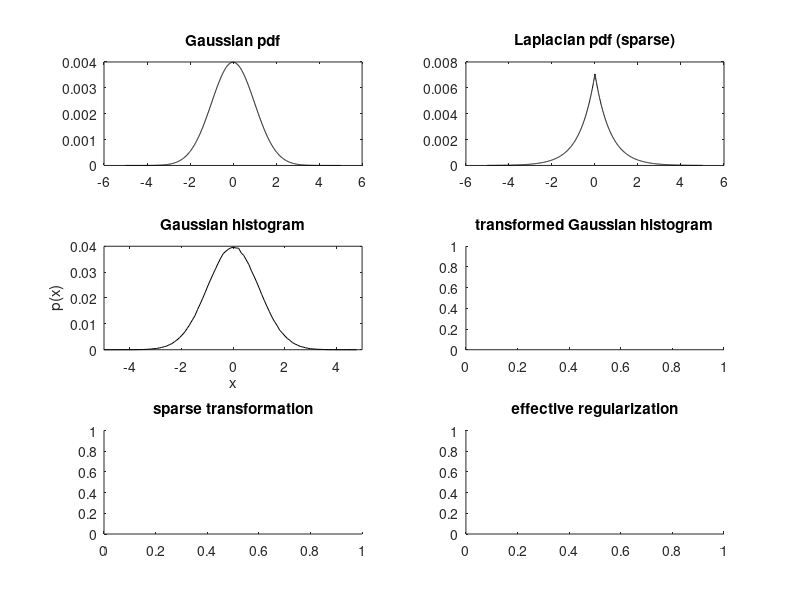

Here is the MATLAB script that generated this plot: (Note: this script raises an error after producing the figure.)
function demo_sparsePriors
% demonstrates how to implement sparse priors with VBA
% The trick is to use a continuous transform of GLM parameters, such that
% Gaussian priors are mapped onto fat-tailed distributions. More precisely,
% the "sparsify transformation" is a signed quadratic mapping (see
% sparseTransform.m). Under this transform, the priors become close to a
% Lapacian density, and the parameter VB-estimate should mimick a L1-norm
% (i.e. "lasso") estimator.
% Note: using such "sparse transformation" makes the native GLM model
% non-linear, which implies potential local minima.

% 0- look at the qualitative properties of the "sparse" transformation 
mu = 0;
v = 1;
hf = figure('color',[1 1 1]);
gx = -5:1e-2:5;
pg = exp(-0.5*(gx-mu).^2/v);
pg = pg./sum(pg);
ps = exp(-abs(gx-mu)/(sqrt(v/2)));
ps = ps./sum(ps);
ha = subplot(3,2,1,'parent',hf);
plot(ha,gx,pg,'k')
title(ha,'Gaussian pdf')
ha = subplot(3,2,2,'parent',hf);
plot(ha,gx,ps,'k')
title(ha,'Laplacian pdf (sparse)')

N = 1e6;
X = mu + sqrt(v)*randn(N,1);
[n,x] = hist(X,1e2);
n = n./sum(n);
ha = subplot(3,2,3,'parent',hf);
plot(ha,x,n,'k')
set(ha,'xlim',[min(gx),max(gx)])
title(ha,'Gaussian histogram')
xlabel(ha,'x')
ylabel(ha,'p(x)')
ha = subplot(3,2,4,'parent',hf,'nextplot','add');
title(ha,'transformed Gaussian histogram')
ha2 = subplot(3,2,5,'parent',hf,'nextplot','add');
title(ha2,'sparse transformation')
ha3 = subplot(3,2,6,'parent',hf,'nextplot','add');
title(ha3,'effective regularization')
gp = [1e-1,0.25,1,10];
str = cell(length(gp),1);
col = 'brgm';
for i=1:length(gp)
    SX = VBA_sparsifyPrior (X, log(2), gp(i));
%     SX = normalize(SX);
    [n,x] = hist(SX,1e2);
    n = n./sum(n);
    plot(ha,x,n,col(i))
    str{i} = ['P=',num2str(gp(i))];
    sgx = VBA_sparsifyPrior (gx, log(2), gp(i));
    plot(ha2,gx,sgx,col(i))
    plot(ha3,x,-log(n),col(i))
end
set(ha,'xlim',[min(gx),max(gx)])
legend(ha,str)
legend(ha2,str)
xlabel(ha,'s(x)')
ylabel(ha,'p(s(x))')
xlabel(ha2,'x')
ylabel(ha2,'s(x)')
subgx = gx(1:1e2:end);
plot(ha2,subgx(subgx>=0),subgx(subgx>=0).^2,'k.')
plot(ha2,subgx(subgx<=0),-subgx(subgx<=0).^2,'k.')
plot(ha3,subgx(subgx>=0).^2,subgx(subgx>=0).^2,'k.')
plot(ha3,-subgx(subgx<=0).^2,subgx(subgx<=0).^2,'k.')

VBA_getSubplots ();

% 1- simulate "sparse" GLM and invert
p = 32;
n = 64;
sigma = 1;
A = randn(p,n);
phi1 = VBA_sparsifyPrior(X(randperm(n)));

y1 = A*phi1 + sqrt(sigma.^-1)*randn(p,1);

dims.n = 0;
dims.n_theta = 0;
dims.n_phi = n;
options.inG.X = A;
% options.priors.muPhi = 1e-2*ones(n,1);
options.checkGrads = 0;
[posterior,out] = VBA_NLStateSpaceModel(y1,[],[],@g_GLMsparse,dims,options);
set(gcf,'tag','dummy','name','"sparse" sim, "sparse" priors')
hf = figure('color',[1 1 1],'name','estimation accuracy');
ha = subplot(2,3,1,'parent',hf,'nextplot','add');
plot(ha,phi1, VBA_sparsifyPrior (posterior.muPhi),'k.')
tmp = corrcoef(phi1, VBA_sparsifyPrior(posterior.muPhi));
r = tmp(2,1);
plot(ha,[min(phi1),max(phi1)],[min(phi1),max(phi1)],'r')
title(ha,['sparse sim, sparse priors, F=',num2str(out.F),' ,r=',num2str(r)])
xlabel(ha,'simulated')
ylabel(ha,'estimated')

[posterior2,out2] = VBA_NLStateSpaceModel(y1,[],[],@g_GLM,dims,options);
set(gcf,'tag','dummy','name','"sparse" sim, Gaussian priors')
ha = subplot(2,3,2,'parent',hf,'nextplot','add');
plot(ha,phi1,posterior2.muPhi,'k.')
tmp = corrcoef(phi1,posterior2.muPhi);
r = tmp(2,1);
plot(ha,[min(phi1),max(phi1)],[min(phi1),max(phi1)],'r')
title(ha,['sparse sim, Gaussian priors, F=',num2str(out2.F),' ,r=',num2str(r)])
xlabel(ha,'simulated')
ylabel(ha,'estimated')

% dims.n_phi = dims.n_phi + 1;
% options.checkGrads = 0;
% [posterior2,out2] = VBA_NLStateSpaceModel(y1,[],[],@g_GLMsparse2,dims,options);
% set(gcf,'tag','dummy','name','"sparse" sim, Gaussian priors')
% ha = subplot(2,3,3,'parent',hf,'nextplot','add');
% plot(ha,phi1,posterior2.muPhi(1:end-1),'k.')
% tmp = corrcoef(phi1,posterior2.muPhi(1:end-1));
% r = tmp(2,1);
% plot(ha,[min(phi1),max(phi1)],[min(phi1),max(phi1)],'r')
% title(ha,['sparse sim, adaptive priors, F=',num2str(out2.F),' ,r=',num2str(r)])
% xlabel(ha,'simulated')
% ylabel(ha,'estimated')

phi_pi = pinv(A'*A)*A'*y1;
ha = subplot(2,3,3,'parent',hf,'nextplot','add');
plot(ha,phi1,phi_pi,'k.')
tmp = corrcoef(phi1,phi_pi);
r = tmp(2,1);
plot(ha,[min(phi1),max(phi1)],[min(phi1),max(phi1)],'r')
title(ha,['sparse sim, pseudo-inverse',' ,r=',num2str(r)])
xlabel(ha,'simulated')
ylabel(ha,'estimated')


% 2- simulate Gaussian GLM and invert
phi2 = X(randperm(n));
y2 = A*phi2 + sqrt(sigma.^-1)*randn(p,1);

[posterior,out] = VBA_NLStateSpaceModel(y2,[],[],@g_GLMsparse,dims,options);
set(gcf,'tag','dummy','name','Gaussian sim, "sparse" priors')
ha = subplot(2,3,4,'parent',hf,'nextplot','add');
plot(ha,phi2,VBA_sparsifyPrior (posterior.muPhi),'k.')
tmp = corrcoef(phi2, VBA_sparsifyPrior (posterior.muPhi));
r = tmp(2,1);
plot(ha,[min(phi2),max(phi2)],[min(phi2),max(phi2)],'r')
title(ha,['Gaussian sim, sparse priors, F=',num2str(out.F),' ,r=',num2str(r)])
xlabel(ha,'simulated')
ylabel(ha,'estimated')

[posterior2,out2] = VBA_NLStateSpaceModel(y2,[],[],@g_GLM,dims,options);
set(gcf,'tag','dummy','name','Gaussian sim, Gaussian priors')
ha = subplot(2,3,5,'parent',hf,'nextplot','add');
plot(ha,phi2,posterior2.muPhi,'k.')
tmp = corrcoef(phi2,posterior2.muPhi);
r = tmp(2,1);
plot(ha,[min(phi2),max(phi2)],[min(phi2),max(phi2)],'r')
title(ha,['Gaussian sim, Gaussian priors, F=',num2str(out2.F),' ,r=',num2str(r)])
xlabel(ha,'simulated')
ylabel(ha,'estimated')

phi_pi = pinv(A'*A)*A'*y2;
ha = subplot(2,3,6,'parent',hf,'nextplot','add');
plot(ha,phi2,phi_pi,'k.')
tmp = corrcoef(phi2,phi_pi);
r = tmp(2,1);
plot(ha,[min(phi2),max(phi2)],[min(phi2),max(phi2)],'r')
title(ha,['Gaussian sim, pseudo-inverse',' ,r=',num2str(r)])
xlabel(ha,'simulated')
ylabel(ha,'estimated')


end

%% ########################################################################

function yn = normalize(y)

yn = zeros(size(y));
for i=1:size(y,2)
    y0 = y(:,i);
    my = mean(y0);
    sy = std(y0);
    yn(:,i) = (y0 - my)./sy;
end

end



